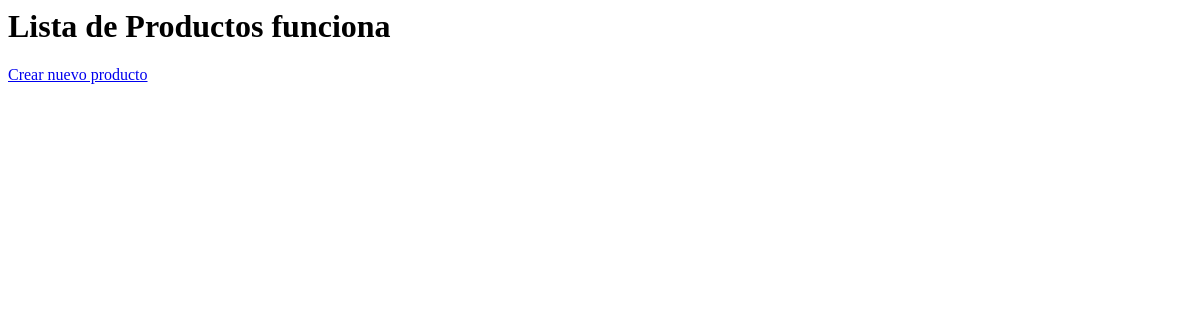
The app's page /productos/, older data.
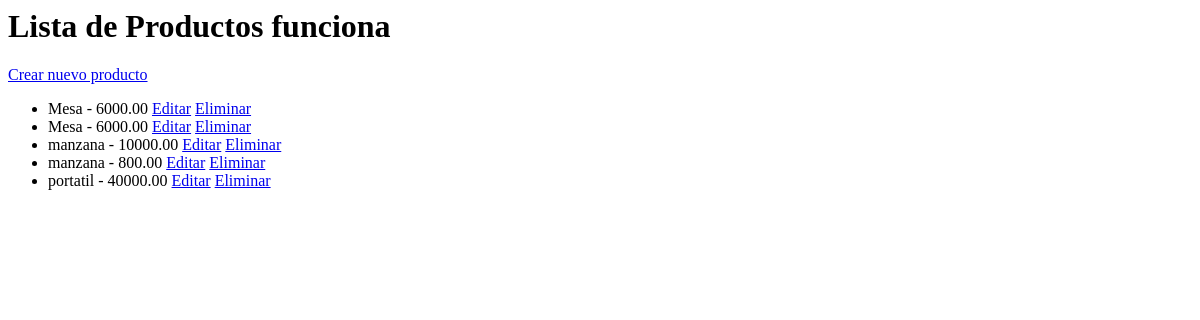
The same page, newer data.
### productos/models.py (models this page shows, shortened)
class Producto(models.Model):
    nombre = models.CharField(max_length=100)
    descripcion = models.TextField()
    precio = models.DecimalField(max_digits=10, decimal_places=2)
    cantidad = models.IntegerField()

### productos/views.py (the view)
# urls.py: path('', views.listar_productos, name='listar_productos'),
def listar_productos(request):
    productos = Producto.objects.all()
    return render(request, 'productos/listar.html', {'productos': productos})

### productos/templates/productos/listar.html
<h1>Lista de Productos funciona</h1>
<a href="{% url 'crear_producto' %}">Crear nuevo producto</a>
<ul>
    {% for producto in productos %}
    <li>{{ producto.nombre }} - {{ producto.precio }}
        <a href="{% url 'editar_producto' producto.id %}">Editar</a>
        <a href="{% url 'eliminar_producto' producto.id %}">Eliminar</a>
    </li>
    {% endfor %}
</ul>

Row changes from the older to the newer data that the page shows:
added Producto: nombre "Mesa", precio "6000.00"
added Producto: nombre "Mesa", precio "6000.00"
added Producto: nombre "manzana", precio "10000.00"
added Producto: nombre "manzana", precio "800.00"
added Producto: nombre "portatil", precio "40000.00"
